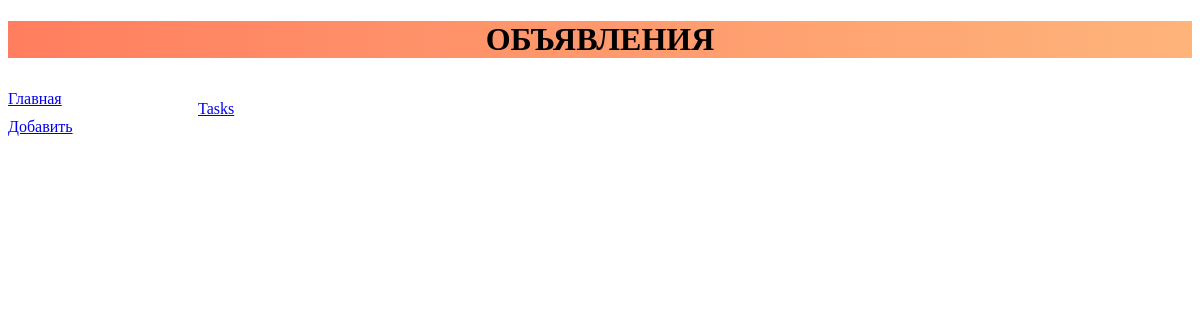
/bboard/, run on an earlier commit of the app's database.
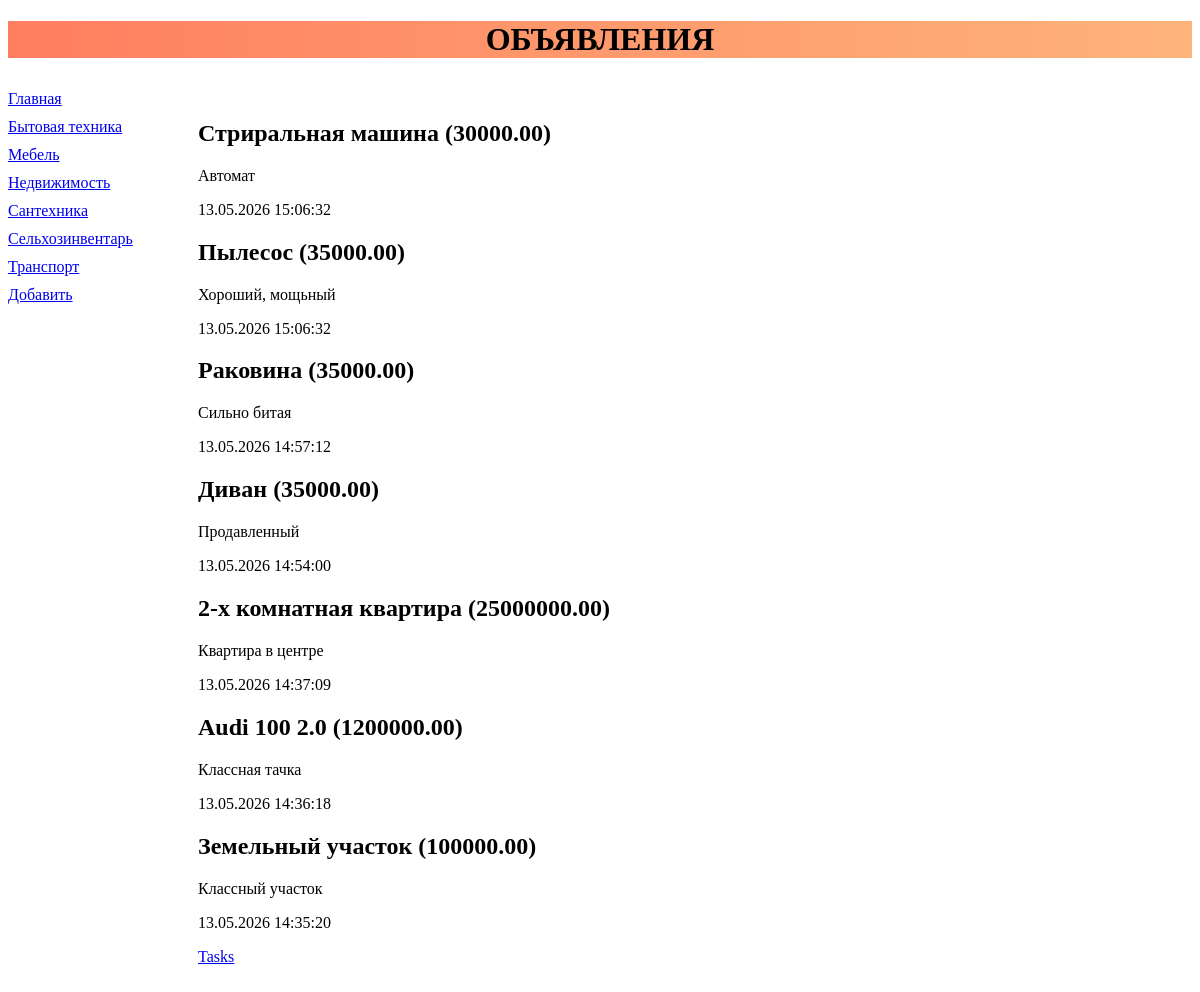
And on a later commit of the database.
### bboard/models.py (models this page shows, shortened)
class Rubric(models.Model):
    name = models.CharField(max_length=20, db_index=True, verbose_name='Название')
    class Meta:
        verbose_name_plural = 'Рубрики'
        verbose_name = 'Рубкрика'
        ordering = ['name']

class Bd(models.Model):
    rubric = models.ForeignKey(Rubric, null=True, on_delete=models.PROTECT, verbose_name='Рубкрика')
    title = models.CharField(
        max_length=50,
        verbose_name='Название',
        error_messages={
            'invalid': "Неправильное название объявления",
            'unique': "Объявление с таким имененем уже существует",
            'odd': "Some error"})
    content = models.TextField(null=True, blank=True, verbose_name='Содержание')
    price = models.FloatField(null=True, blank=True, verbose_name='Цена')
    published = models.DateTimeField(auto_now_add=True, db_index=True, verbose_name='Дата публикации')
    is_active = models.BooleanField(default=True, verbose_name='Активное', help_text='Активно ли объявление на сайте')
    class Kind(models.TextChoices):
        BUY = 'b', "Куплю"
        SELL = 's', "Продам"
        EXCHANGE = 'c', "Обменяю"
        RENT = 'r', "Сдам"
        __empty__ = 'Выбкрите тип публикуемого объявления'
    kind = models.CharField(max_length=1, choices=Kind.choices, default=Kind.SELL, verbose_name='Тип объявления')
    def title_and_price(self):
        if self.price:
            return "%s (%.2f)" % (self.title, self.price)
        else:
            return self.title
    class Meta:
        verbose_name_plural = 'Объявления'
        verbose_name = 'Объявление'
        ordering = ['-published', 'title']
        unique_together = ('published', 'title')

### bboard/views.py (the view)
# urls.py: path('', index, name='index'),
def index(request):
    bbs = Bd.objects.order_by('-published')
    rubrics = Rubric.objects.all()
    return render(request, 'bboard/index.html', {'bbs': bbs, 'rubrics': rubrics})

### bboard/templates/bboard/index.html
{% extends "layout/basic.html" %}
{% block content %}
{% for bb in bbs %}
<div>
    <h2> {{ bb.title_and_price }} </h2>
    <p> {{ bb.content }} </p>
    <p> {{ bb.published|date:"d.m.Y H:i:s" }} </p>
</div>
{% endfor %}
<a href="{% url 'task:task_list' %}"> Tasks </a>
{% endblock %}

### bboard/templates/layout/basic.html (shortened to what this page needs)
{% load static %}
<!DOCTYPE html>
<html lang="ru">
<head>
    <link rel="stylesheet" type="text/css" href="{% static 'bboard/style.css' %}" >
</head>
<body>
<header>
  <h1>Объявления</h1>
</header>
<nav>
    <a href="{% url 'index' %}" >Главная</a>
    {% for rubric in rubrics %}
        <a href="{{ rubric.get_absolute_url }}">{{ rubric.name }}</a>
    {% endfor %}
    <a href="{% url 'add' %}">Добавить</a>
</nav>
<section>
  {% block content %}
  {% endblock %}
</section>
</body>
</html>

### bboard/static/bboard/style.css (style rules this page uses)
header h1 { font-size: 4 Opt; text-transform: uppercase; text-align: center; background: linear-gradient(to right, #ff7e5f, #feb47b); }
nav { font-size: 16px; width: 150px; float: left; }
nav a { display: block; margin: 10px 0; }
section { margin-left: 170px; padding: 20px; }

What changed in the data, as far as the page shows it:
added Rubric: name "Бытовая техника"
added Rubric: name "Мебель"
added Rubric: name "Недвижимость"
added Rubric: name "Сантехника"
added Rubric: name "Сельхозинвентарь"
added Rubric: name "Транспорт"
added Bd: title_and_price "Стриральная машина (30000.00)", content "Автомат", published "13.05.2026 15:06:32"
added Bd: title_and_price "Пылесос (35000.00)", content "Хороший, мощьный", published "13.05.2026 15:06:32"
added Bd: title_and_price "Раковина (35000.00)", content "Сильно битая", published "13.05.2026 14:57:12"
added Bd: title_and_price "Диван (35000.00)", content "Продавленный", published "13.05.2026 14:54:00"
added Bd: title_and_price "2-х комнатная квартира (25000000.00)", content "Квартира в центре", published "13.05.2026 14:37:09"
added Bd: title_and_price "Audi 100 2.0 (1200000.00)", content "Классная тачка", published "13.05.2026 14:36:18"
added Bd: title_and_price "Земельный участок (100000.00)", content "Классный участок", published "13.05.2026 14:35:20"
